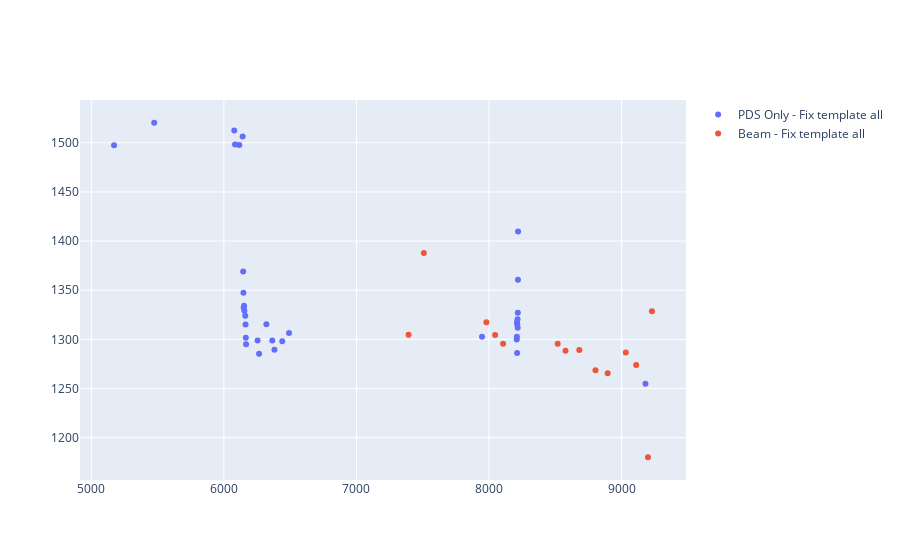

The code cell stored with this chart in its notebook:
### Code cell
import plotly.graph_objects as go
def iplot_vs_time(fig:go.Figure, data=None, x='time', y='tau_s', name='', yaxis_range =[None,None], selection=None):
    
    if selection:
        data = selection(data)
    fig.add_trace(go.Scatter(x=data[x], y=data[y], mode='markers', name=name))


selection = None
fig = go.Figure()
x='run'
y='tau_s'
# iplot_vs_time(fig, x=x, y=y, data=data, name='PDS Only - Dynamic template', selection=selection)
# iplot_vs_time(fig, x=x, y=y, data=datafix, name='PDS Only - Fix template 26261', selection=selection)
# iplot_vs_time(fig, x=x, y=y, data=datafix2, name='PDS Only - Fix template 29177', selection=selection)
iplot_vs_time(fig, x=x, y=y, data=datafixu, name='PDS Only - Fix template all', selection=selection)
# iplot_vs_time(fig, x=x, y=y, data=databeam, name='Beam - Dynamic template ', selection=selection)
# iplot_vs_time(fig, x=x, y=y, data=databeamfix, name='Beam - Fix template 26261', selection=selection)
# iplot_vs_time(fig, x=x, y=y, data=databeamfix2, name='Beam - Fix template 29177', selection=selection)
iplot_vs_time(fig, x=x, y=y, data=databeamfixu, name='Beam - Fix template all', selection=selection)
# fig.update_layout(yaxis_range=[1200,1700])
fig.show()

### Figure 1 — Plotly figure (JSON) as saved in the notebook; plotly's stock layout.template omitted (floating-point values rounded to 4 significant figures)
{"data": [{"mode": "markers", "name": "PDS Only - Fix template all", "type": "scatter", "x": [5171, 5474, 6078, 6084, 6116, 6141, 6145, 6147, 6149, 6152, 6154, 6161, 6163, 6165, 6167, 6254, 6265, 6320, 6365, 6381, 6440, 6491, 7947, 8209, 8210, 8211, 8212, 8213, 8215, 8216, 8217, 8218, 8219, 9180], "y": [1497.0, 1520.0, 1512.0, 1498.0, 1498.0, 1506.0, 1369.0, 1347.0, 1332.0, 1334.0, 1329.0, 1324.0, 1315.0, 1302.0, 1295.0, 1299.0, 1285.0, 1316.0, 1299.0, 1290.0, 1298.0, 1307.0, 1303.0, 1300.0, 1303.0, 1318.0, 1286.0, 1315.0, 1320.0, 1312.0, 1327.0, 1361.0, 1410.0, 1255.0]}, {"mode": "markers", "name": "Beam - Fix template all", "type": "scatter", "x": [7393, 7508, 7980, 8046, 8106, 8518, 8577, 8681, 8803, 8895, 9032, 9110, 9199, 9229], "y": [1305.0, 1388.0, 1318.0, 1304.0, 1295.0, 1295.0, 1289.0, 1289.0, 1269.0, 1266.0, 1287.0, 1274.0, 1180.0, 1329.0]}], "layout": {}}
